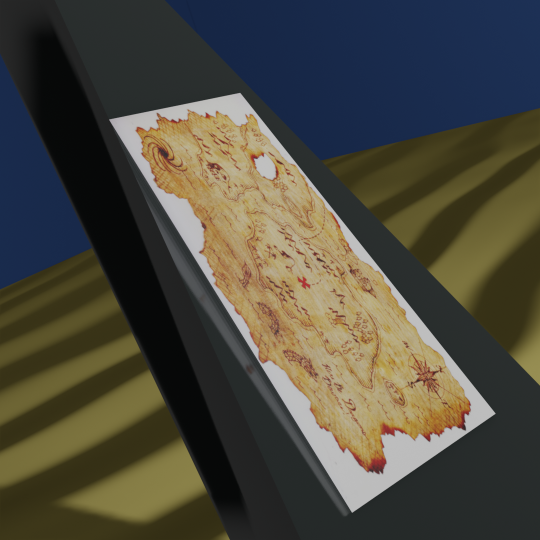
#> input picture lab2/183079005_18307R004_203050018_lab02_projective/data/obelisk.png, 1080 x 1080 px (shown at 1/2 size)
$ python persp-trans.py   (Python 2 division)   (older library calls are emulated)
#> lines starting #> are read from the running program, lines starting #| are printed output that depends on the picture; after the words box and inside, x2 and y2 are one past the last pixel; in counts of white or black regions, pixels touching at a corner belong together
import cv2
import numpy as np
import matplolib.pyplot as plt
i = 0
img = cv2.imread('../data/obelisk.png')
#> img is the input picture: shape (1080, 1080, 3); mean B, G, R 61.8, 73, 75.4
height, width, _ = img.shape
#> height = 1080; width = 1080

# [8 lines of commented-out code are left out]
p1 = np.float32([[478,183], [990,828], [217,240], [703,1028]])
p2 = np.float32([[0,0], [512,0], [0,385], [512,385]])
matrix = cv2.getPerspectiveTransform(p1, p2)
final = cv2.warpPerspective(img, matrix, (512,385))
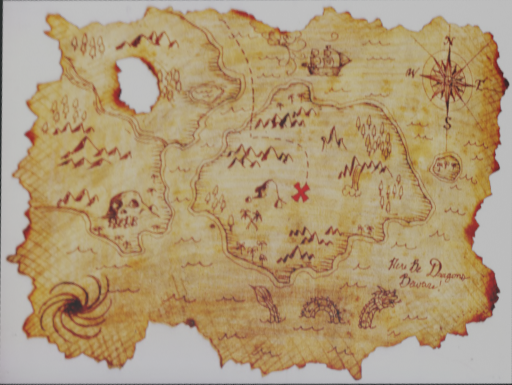
#> final: shape (385, 512, 3); mean B, G, R 119.4, 154.1, 175.6
cv2.imwrite("../results/obeliskTransformed.png", final)

while True:

	P1_1 = np.linspace(478,0)
	P1_2 = np.linspace(183,0)

	P2_1 = np.linspace(990,512)
	P2_2 = np.linspace(828,0)

	P3_1 = np.linspace(217,0)
	P3_2 = np.linspace(240,385)

	P4_1 = np.linspace(703,512)
	P4_2 = np.linspace(1028,385)

	itv = 50

	pts1 = np.float32([[478,183], [990,828], [217,240], [703,1028]])
	pts2 = np.float32([[P1_1[i],P1_2[i]], [P2_1[i],P2_2[i]], [P3_1[i],P3_2[i]], [P4_1[i],P4_2[i]]])

	matrix = cv2.getPerspectiveTransform(pts1, pts2)

	final = cv2.warpPerspective(img, matrix, (height,width))

	pts = np.array([[P1_1[i],P1_2[i]], [P2_1[i],P2_2[i]], [P4_1[i],P4_2[i]], [P3_1[i],P3_2[i]]])

	## (1) Crop the bounding rect
	rect = cv2.boundingRect(pts.astype(np.int))
	x,y,w,h = rect
	croped = final[y:y+h, x:x+w].copy()
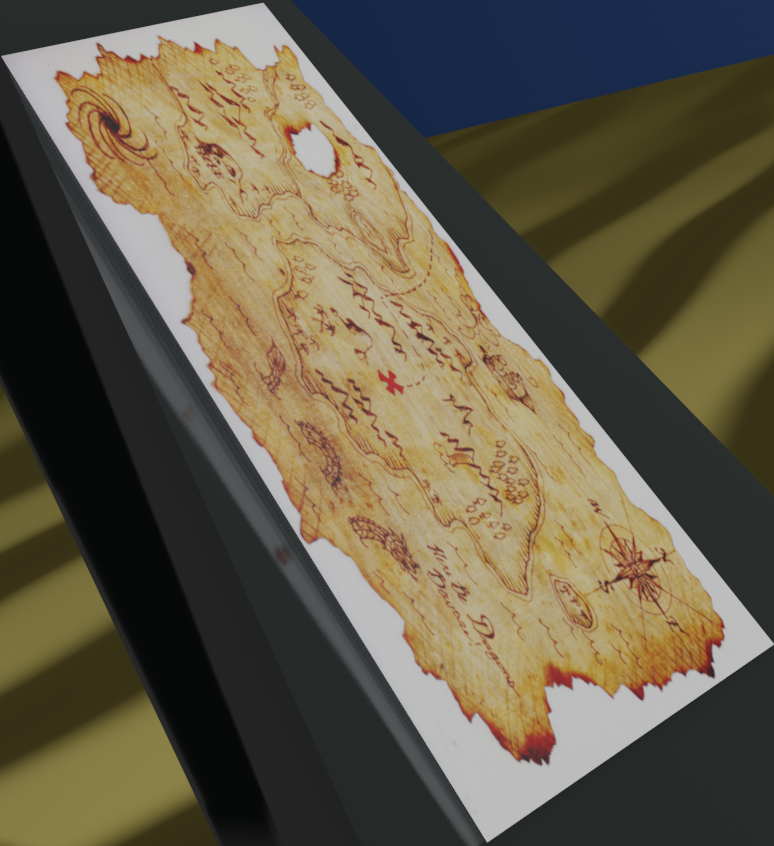
#> croped: shape (846, 774, 3); mean B, G, R 72.7, 91.8, 99.6

	## (2) make mask
	pts = pts - pts.min(axis=0)
	mask = np.zeros(croped.shape[:2], np.uint8)
        cv2.drawContours(mask, [pts.astype(np.int)], -1, (255, 255, 255), -1, cv2.LINE_AA)
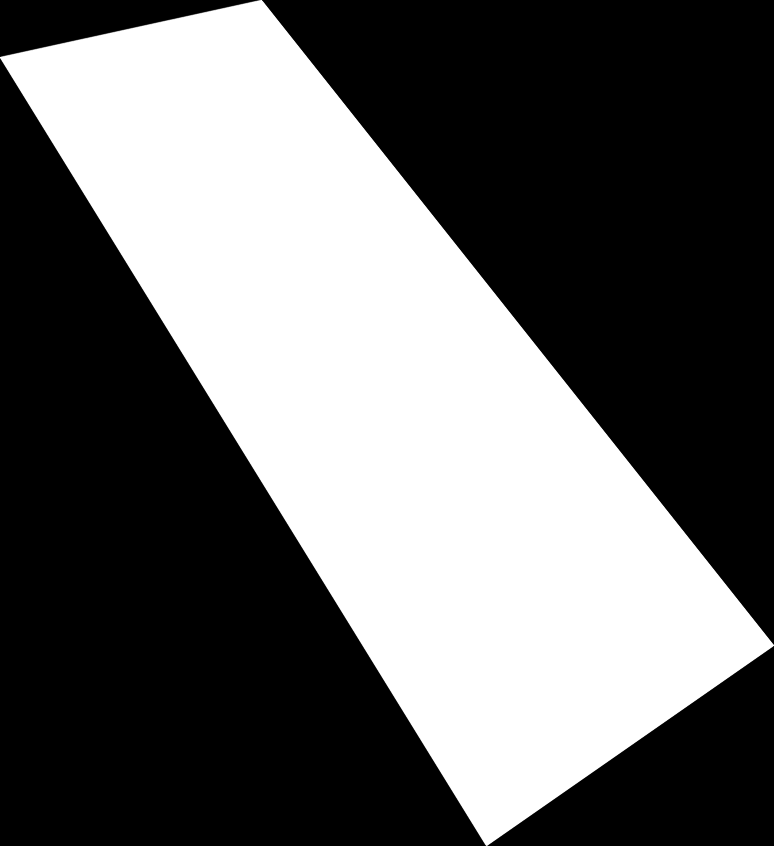
#> mask: shape (846, 774); min 0, max 255, mean 102
        #plt.figure()
        #plt.imshow(mask)
        #plt.show()
	## (3) do bit-op
	dst = cv2.bitwise_and(croped, croped, mask=mask)
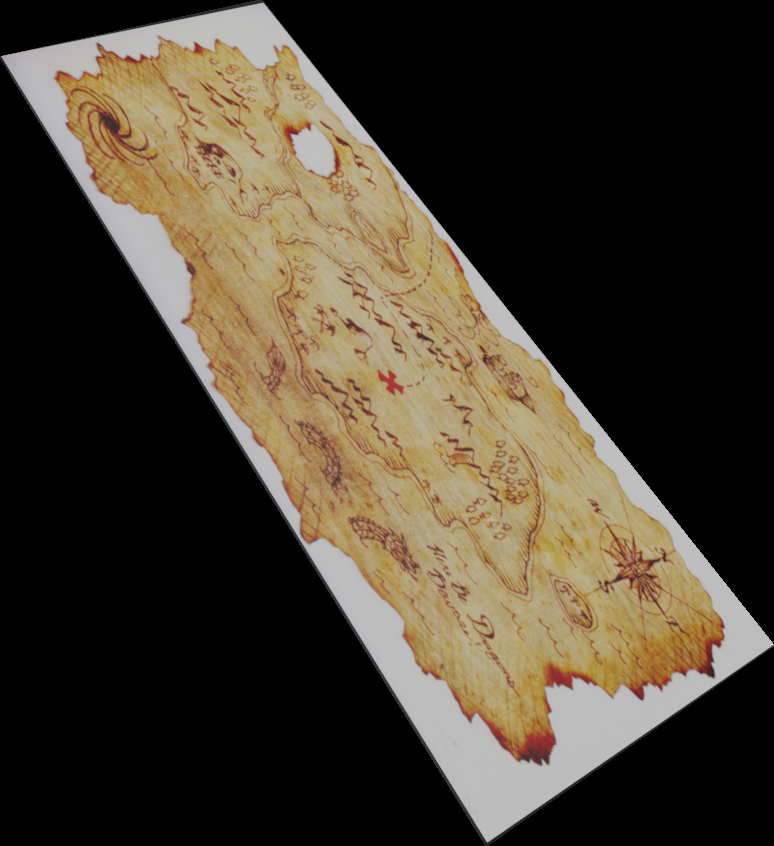
#> dst: shape (846, 774, 3); mean B, G, R 47.8, 61.5, 70

	## (4) add the white background
	bg = np.ones_like(croped, np.uint8)*255
	cv2.bitwise_not(bg,bg, mask=mask)
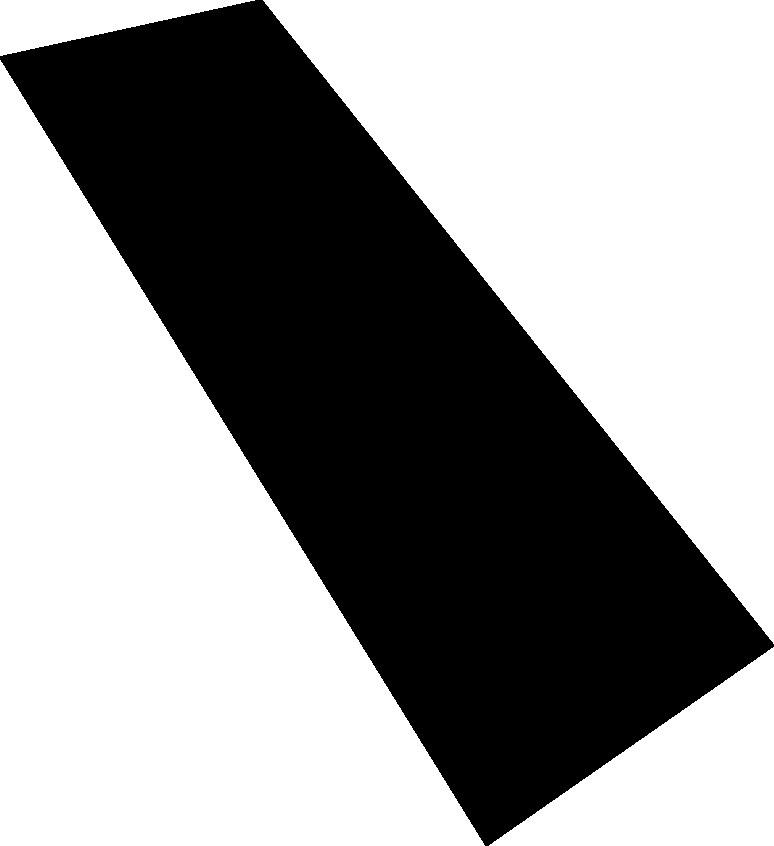
#> bg: shape (846, 774, 3); 59.8% white; 1 black region, box (x1, y1, x2, y2) and area: (0, 0, 774, 846) 263414
	dst2 = bg + dst
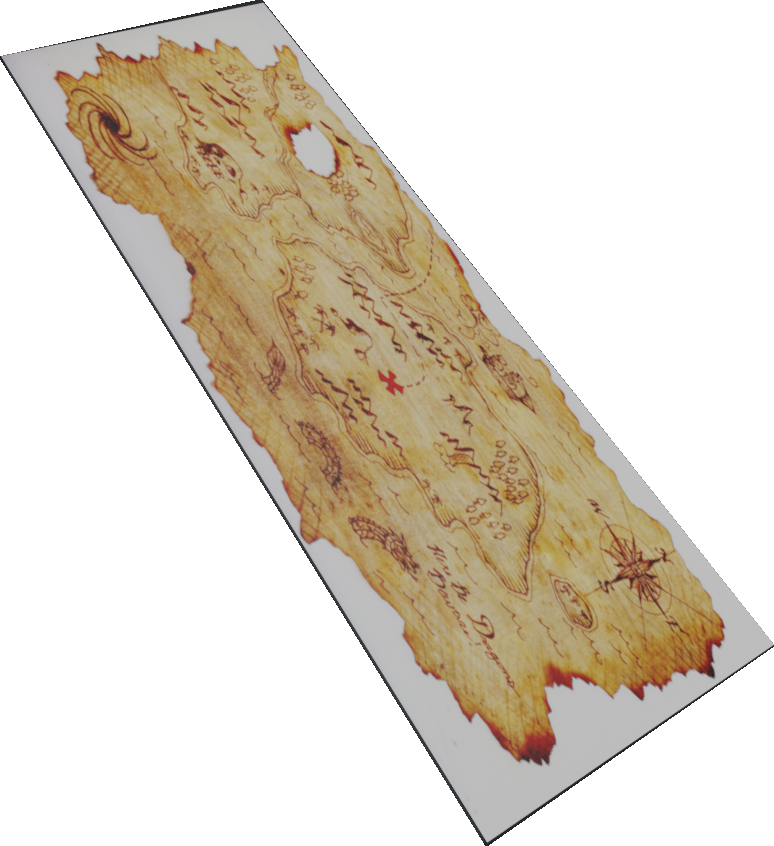
#> dst2: shape (846, 774, 3); mean of channels 0, 1, 2 200.3, 213.9, 222.4; drawn as B, G, R

	i = (i+1)%itv

	cv2.imshow("Final",dst2)

	if cv2.waitKey(50) & 0xFF == ord('q'):
#> (key q is pressed here)
		break

cv2.destroyAllWindows()
